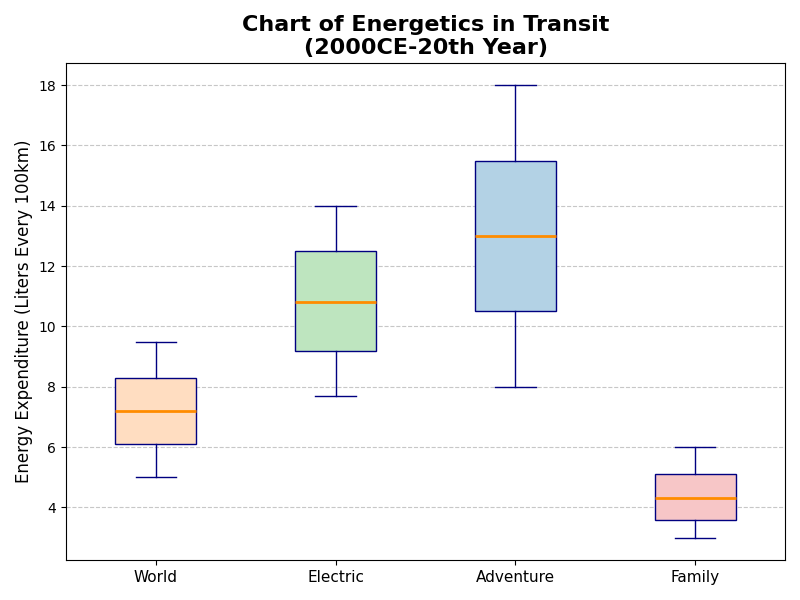

Write Python code to recreate this figure.
import matplotlib.pyplot as plt
import numpy as np

# Data for fuel consumption (liters per 100km) for different vehicle types from 2000 to 2020
sedans = [9.5, 9.2, 8.9, 8.7, 8.5, 8.3, 8.0, 7.8, 7.6, 7.4, 7.2, 7.0, 6.8, 6.5, 6.3, 6.1, 5.9, 5.7, 5.5, 5.3, 5.0]
suvs = [14.0, 13.8, 13.5, 13.2, 12.8, 12.5, 12.2, 11.8, 11.5, 11.2, 10.8, 10.5, 10.2, 9.8, 9.5, 9.2, 8.9, 8.6, 8.3, 8.0, 7.7]
evs = [18.0, 17.5, 17.0, 16.5, 16.0, 15.5, 15.0, 14.5, 14.0, 13.5, 13.0, 12.5, 12.0, 11.5, 11.0, 10.5, 10.0, 9.5, 9.0, 8.5, 8.0]
hybrids = [6.0, 5.8, 5.6, 5.5, 5.3, 5.1, 5.0, 4.8, 4.7, 4.5, 4.3, 4.2, 4.0, 3.9, 3.8, 3.6, 3.5, 3.4, 3.2, 3.1, 3.0]

data = [sedans, suvs, evs, hybrids]
labels = ['World', 'Electric', 'Adventure', 'Family']

fig, ax = plt.subplots(figsize=(8, 6))

box = ax.boxplot(data, vert=True, patch_artist=True, notch=False,
                 boxprops=dict(facecolor='lightblue', color='navy'),
                 whiskerprops=dict(color='navy'),
                 capprops=dict(color='navy'),
                 medianprops=dict(color='darkorange', linewidth=2),
                 flierprops=dict(markerfacecolor='red', marker='o', markersize=8, linestyle='none'))

colors = ['#FFDDC1', '#BEE5BF', '#B3D2E5', '#F7C6C7']
for patch, color in zip(box['boxes'], colors):
    patch.set_facecolor(color)

# Title and labels
ax.set_title("Chart of Energetics in Transit\n(2000CE-20th Year)", fontsize=16, fontweight='bold')
ax.set_ylabel("Energy Expenditure (Liters Every 100km)", fontsize=12)
ax.set_xticks(ticks=[1, 2, 3, 4])
ax.set_xticklabels(labels, fontsize=11)

ax.grid(axis='y', linestyle='--', alpha=0.7)

plt.tight_layout()

plt.show()
